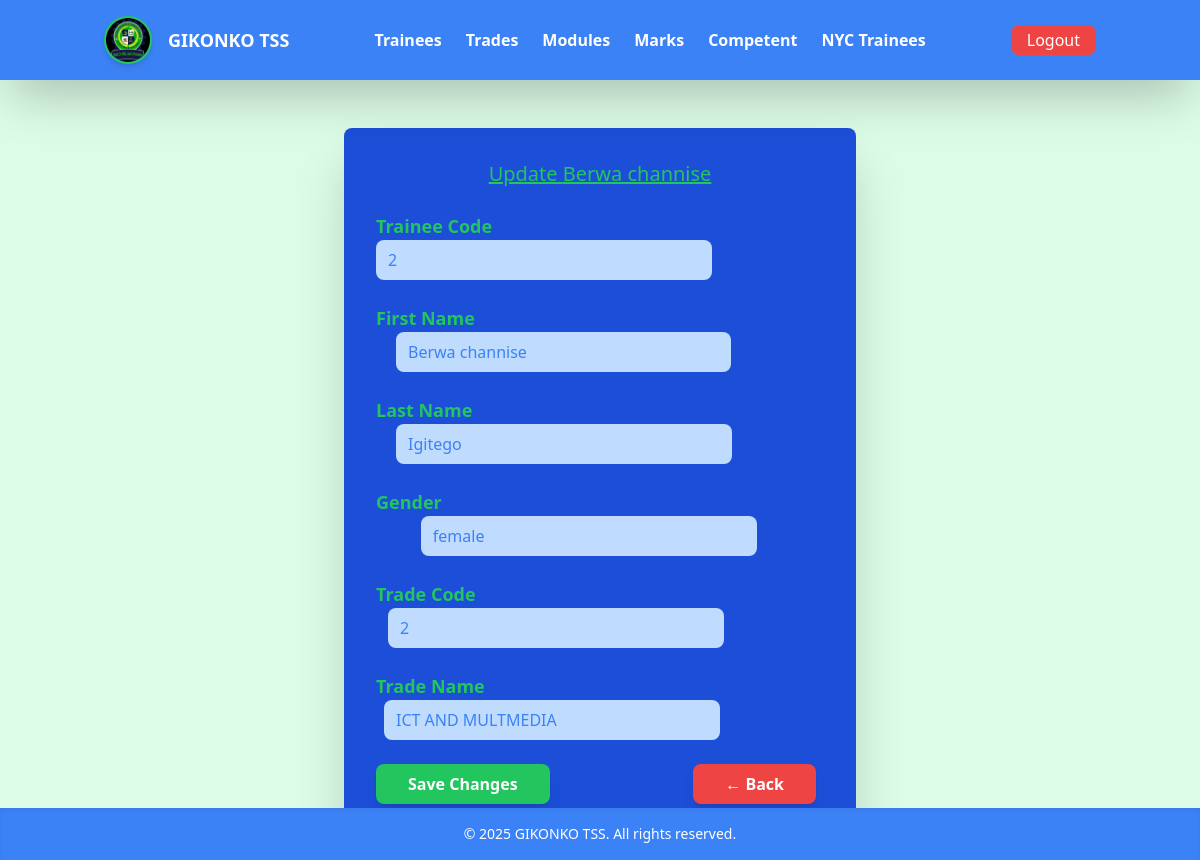
/updateTrainee.php?Trainee_Id=2 (signed in), run on the app's committed database.
### tables this page shows
CREATE TABLE `trainees` (
  `Trainee_Id` int(11) NOT NULL,
  `Firstname` varchar(100) DEFAULT NULL,
  `lastname` varchar(100) DEFAULT NULL,
  `Gender` varchar(40) NOT NULL,
  `Trade_Id` int(11) DEFAULT NULL
);

CREATE TABLE `trades` (
  `Trade_id` int(11) NOT NULL,
  `Trade_name` varchar(100) DEFAULT NULL
);

### updateTrainee.php (the view, shortened to what this page needs)
<?php
include('conn.php');
if (isset($_GET['Trainee_Id'])) {
    $Trainee_Id = $_GET['Trainee_Id'];
    $sql = "SELECT t.Trainee_Id,
                   t.Firstname,
                   t.lastname,
                   t.Gender,
                   t.Trade_Id,
                   td.Trade_Name
            FROM trainees t
            JOIN trades td ON t.Trade_Id = td.Trade_Id
            WHERE t.Trainee_Id = '$Trainee_Id'";
    $query = mysqli_query($conn, $sql);
    if ($query) {
        $trainee = mysqli_fetch_assoc($query);
    } else {
        die("ERROR:" . mysqli_error($conn));
    }
}
?>
<!DOCTYPE html>
<html lang="en">
<head>
   <link href="output.css" rel="stylesheet" />
</head>
<body class="min-h-screen bg-green-100">
   <div class="w-full fixed top-0 left-0 z-10">
      <?php include("Dashboard.php"); ?>
   </div>
   <main class="flex justify-center items-center min-h-screen pt-32">
      <form action="" method="post" class="bg-blue-700 p-8 max-w-lg w-full rounded-lg shadow-2xl">
         <h1 class="text-center text-green-500 text-xl underline mb-6">Update <?php echo $trainee['Firstname']; ?></h1>
         <label class="text-lg text-green-500 font-semibold">Trainee Code</label>
         <input type="text" name="Trainee_Id" value="<?php echo $trainee['Trainee_Id']; ?>" readonly
            class="w-[75%] px-3 py-2 bg-blue-200 rounded-lg focus:outline-none text-blue-500 focus:ring-2 mb-6" /> <br>
         <label class="text-lg text-green-500 font-semibold">First Name</label>
         <input type="text" name="Firstname" value="<?php echo $trainee['Firstname']; ?>"
            class="w-[74.7%] py-2 px-3 ms-5 bg-blue-200 rounded-lg focus:outline-none text-blue-500 focus:ring-2 mb-6" /> <br>
         <label class="text-lg text-green-500 font-semibold">Last Name</label>
         <input type="text" name="lastname" value="<?php echo $trainee['lastname']; ?>"
            class="w-[75%] py-2 px-3 bg-blue-200 ms-5 rounded-lg focus:outline-none text-blue-500 focus:ring-2 mb-6" /> <br>
         <label class="text-lg text-green-500 font-semibold">Gender</label>
         <input type="text" name="Gender" value="<?php echo $trainee['Gender']; ?>"
            class="w-[75%] py-2 px-3 bg-blue-200 ms-[10%] rounded-lg focus:outline-none text-blue-500 focus:ring-2 mb-6" /> <br>
         <label class="text-lg text-green-500 font-semibold">Trade Code</label>
         <input type="text" name="Trade_Id" value="<?php echo $trainee['Trade_Id']; ?>"
            class="w-[75%] py-2 px-3 ms-3 bg-blue-200 rounded-lg focus:outline-none text-blue-500 focus:ring-2 mb-6" /> <br>
         <label class="text-lg text-green-500 font-semibold">Trade Name</label>
         <input type="text" name="Trade_Name" value="<?php echo $trainee['Trade_Name']; ?>" readonly
            class="w-[75%] py-2 ms-2 px-3 bg-blue-200 rounded-lg focus:outline-none text-blue-500 focus:ring-2 mb-6" /> <br>
         <div class="flex justify-between mb-6">
            <button name="update" class="px-8 py-2 bg-green-500 rounded-lg text-white font-semibold hover:bg-green-600 shadow-lg">Save Changes</button>
            <a href="listOfTrainee.php" class="px-8 me-2 py-2 bg-red-500 rounded-lg text-white font-semibold hover:bg-red-600 shadow-lg">← Back</a>
         </div>
      </form>
   </main>
       <footer class="bg-blue-500 text-center py-4 shadow-inner text-sm text-white fixed bottom-0 w-full">
          &copy; <?php echo date("Y"); ?> GIKONKO TSS. All rights reserved.
  </footer>
</body>
</html>

### data on the page
trainees: Firstname "Berwa channise", Trainee_Id "2", lastname "Igitego", Gender "female", Trade_Id "2", Trade_Name "ICT AND MULTMEDIA"
